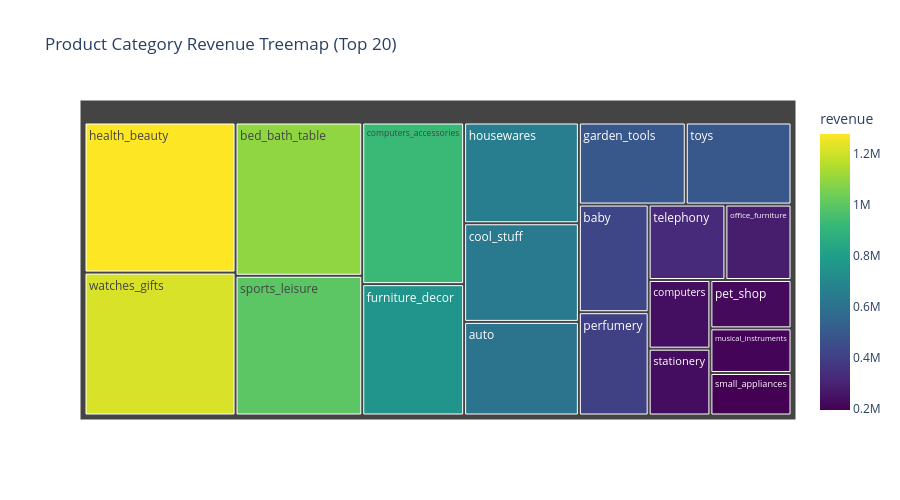

The notebook cell saved with this chart:
### Markdown cell above
### C.3 Interactive Category Revenue Treemap

### Code cell
cat_rev = (
    master
    .groupby("product_category_name_english")
    .agg(revenue=("price", "sum"), orders=("order_id", "nunique"))
    .sort_values("revenue", ascending=False)
    .head(20)
    .reset_index()
)

fig = px.treemap(
    cat_rev,
    path=["product_category_name_english"],
    values="revenue",
    color="revenue",
    color_continuous_scale="Viridis",
    title="Product Category Revenue Treemap (Top 20)",
    hover_data=["orders"],
)
fig.update_layout(height=500)
fig.write_html(OUTPUT_DIR / "category_treemap.html")
fig.show()

### Figure 1 — Plotly figure (JSON) as saved in the notebook; plotly's stock layout.template omitted (floating-point values rounded to 4 significant figures)
{"data": [{"branchvalues": "total", "customdata": [[3810, 604300.0], [2809, 422600.0], [9272, 1092000.0], [177, 238500.0], [6530, 926600.0], [3559, 636600.0], [6307, 753100.0], [3448, 493600.0], [8646, 1276000.0], [5743, 650400.0], [611, 203700.0], [1254, 280500.0], [3086, 405700.0], [1688, 220600.0], [609, 193900.0], [7530, 996000.0], [2264, 232100.0], [4093, 325700.0], [3804, 488200.0], [5495, 1215000.0]], "domain": {"x": [0, 1], "y": [0, 1]}, "hovertemplate": "labels=%{label}<br>revenue_sum=%{value}<br>parent=%{parent}<br>id=%{id}<br>orders=%{customdata[0]}<br>revenue=%{color}<extra></extra>", "ids": ["auto", "baby", "bed_bath_table", "computers", "computers_accessories", "cool_stuff", "furniture_decor", "garden_tools", "health_beauty", "housewares", "musical_instruments", "office_furniture", "perfumery", "pet_shop", "small_appliances", "sports_leisure", "stationery", "telephony", "toys", "watches_gifts"], "labels": ["auto", "baby", "bed_bath_table", "computers", "computers_accessories", "cool_stuff", "furniture_decor", "garden_tools", "health_beauty", "housewares", "musical_instruments", "office_furniture", "perfumery", "pet_shop", "small_appliances", "sports_leisure", "stationery", "telephony", "toys", "watches_gifts"], "marker": {"coloraxis": "coloraxis", "colors": [604300.0, 422600.0, 1092000.0, 238500.0, 926600.0, 636600.0, 753100.0, 493600.0, 1276000.0, 650400.0, 203700.0, 280500.0, 405700.0, 220600.0, 193900.0, 996000.0, 232100.0, 325700.0, 488200.0, 1215000.0]}, "name": "", "parents": ["", "", "", "", "", "", "", "", "", "", "", "", "", "", "", "", "", "", "", ""], "type": "treemap", "values": [604300.0, 422600.0, 1092000.0, 238500.0, 926600.0, 636600.0, 753100.0, 493600.0, 1276000.0, 650400.0, 203700.0, 280500.0, 405700.0, 220600.0, 193900.0, 996000.0, 232100.0, 325700.0, 488200.0, 1215000.0]}], "layout": {"coloraxis": {"colorbar": {"title": {"text": "revenue"}}, "colorscale": [[0, "#440154"], [0.1111, "#482878"], [0.2222, "#3e4989"], [0.3333, "#31688e"], [0.4444, "#26828e"], [0.5556, "#1f9e89"], [0.6667, "#35b779"], [0.7778, "#6ece58"], [0.8889, "#b5de2b"], [1, "#fde725"]]}, "height": 500, "legend": {"tracegroupgap": 0}, "title": {"text": "Product Category Revenue Treemap (Top 20)"}}}
